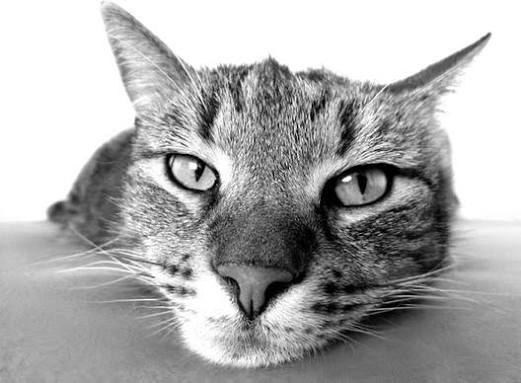
#> input picture Experiment_2/img2.jpg, 521 x 383 px
$ python main.py
#> lines starting #> are read from the running program, lines starting #| are printed output that depends on the picture
import cv2
import numpy as np
import matplotlib.pyplot as plt

# Load image
img = cv2.imread("img2.jpg")
#> img is the input picture: shape (383, 521, 3); min 0, max 255, mean 172.5

# Convert image to grayscale
gray = cv2.cvtColor(img, cv2.COLOR_BGR2GRAY)

# Display original image
plt.figure(figsize=(10, 6))
plt.imshow(gray, cmap="gray")
plt.title("Original Image")
plt.axis("off")
plt.show()

# Original histogram
plt.figure()
plt.hist(gray.ravel(), 256, [0, 256])
plt.title("Histogram of Original Image")
plt.xlabel("Pixel Intensity")
plt.ylabel("Frequency")
plt.show()
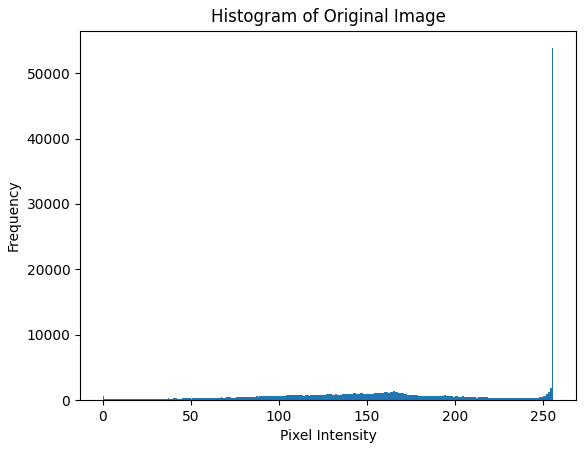
#> figure drawn by matplotlib, 1 panel; tallest bar 53815 high, from x = 255 to 256

# Contrast stretching
min_val = np.min(gray)
#> min_val = 0
max_val = np.max(gray)
#> max_val = 255

stretched = ((gray - min_val) / (max_val - min_val) * 255).astype(np.uint8)

# Display contrast stretched image
plt.figure(figsize=(10, 6))
plt.imshow(stretched, cmap="gray")
plt.title("Contrast Stretched Image")
plt.axis("off")
plt.show()

# Histogram Equalization
equalized = cv2.equalizeHist(gray)
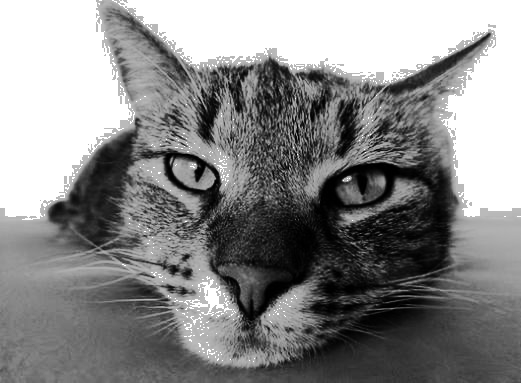
#> equalized: shape (383, 521); min 0, max 255, mean 136.8

# Display histogram equalized image
plt.figure(figsize=(10, 6))
plt.imshow(equalized, cmap="gray")
plt.title("Histogram Equalized Image")
plt.axis("off")
plt.show()

# CLAHE
clahe = cv2.createCLAHE(clipLimit=2.0, tileGridSize=(8, 8))
clahe_img = clahe.apply(gray)
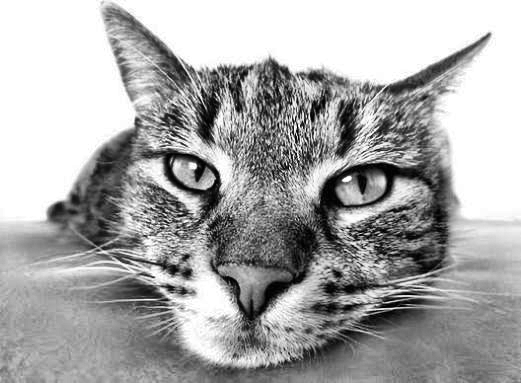
#> clahe_img: shape (383, 521); min 0, max 255, mean 169.3

# Display CLAHE image
plt.figure(figsize=(10, 6))
plt.imshow(clahe_img, cmap="gray")
plt.title("CLAHE Enhanced Image")
plt.axis("off")
plt.show()

# Compare histograms
plt.figure(figsize=(10, 6))

plt.hist(gray.ravel(), 256, [0, 256], alpha=0.5, label="Original")
plt.hist(equalized.ravel(), 256, [0, 256], alpha=0.5, label="Equalized")
plt.hist(clahe_img.ravel(), 256, [0, 256], alpha=0.5, label="CLAHE")

plt.title("Comparison of Histograms")
plt.xlabel("Pixel Intensity")
plt.ylabel("Frequency")
plt.legend()
plt.show()
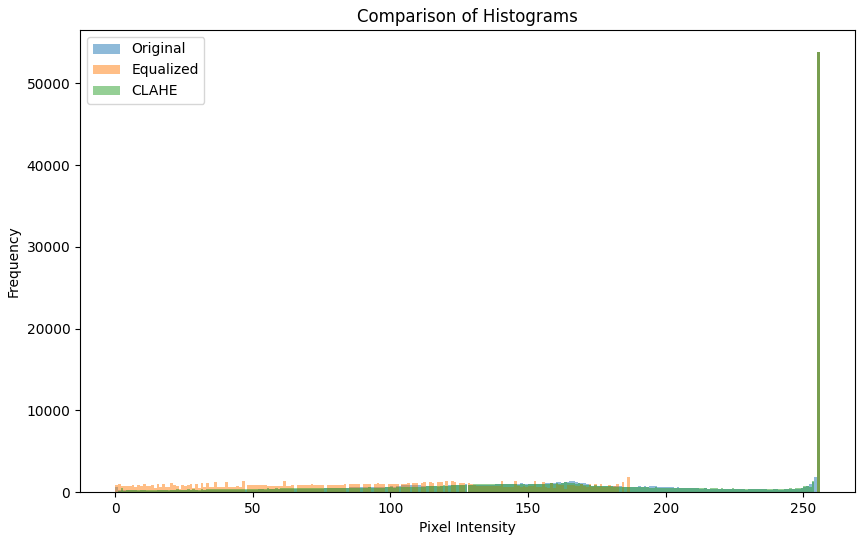
#> figure drawn by matplotlib, 1 panel; tallest bar 53815 high, from x = 255 to 256; tallest bar 53815 high, from x = 255 to 256; tallest bar 53826 high, from x = 255 to 256

# Save processed images
cv2.imwrite("contrast_stretched.jpg", stretched)
cv2.imwrite("histogram_equalized.jpg", equalized)
cv2.imwrite("clahe.jpg", clahe_img)

print("Experiment 2 completed successfully.")
